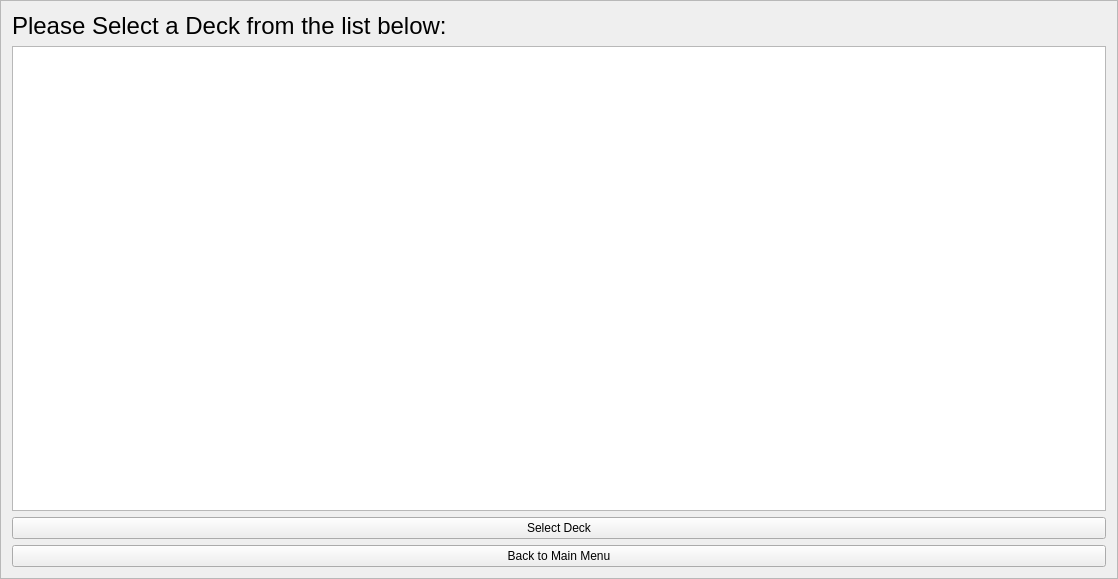
<?xml version="1.0" encoding="UTF-8"?>
<ui version="4.0">
 <class>loadDeckFrame</class>
 <widget class="QFrame" name="loadDeckFrame">
  <property name="geometry">
   <rect>
    <x>0</x>
    <y>0</y>
    <width>1118</width>
    <height>579</height>
   </rect>
  </property>
  <property name="windowTitle">
   <string>Frame</string>
  </property>
  <property name="frameShape">
   <enum>QFrame::StyledPanel</enum>
  </property>
  <property name="frameShadow">
   <enum>QFrame::Raised</enum>
  </property>
  <layout class="QVBoxLayout" name="verticalLayout">
   <item>
    <widget class="QLabel" name="label">
     <property name="font">
      <font>
       <pointsize>18</pointsize>
      </font>
     </property>
     <property name="text">
      <string>Please Select a Deck from the list below:</string>
     </property>
    </widget>
   </item>
   <item>
    <widget class="QListWidget" name="deckList"/>
   </item>
   <item>
    <widget class="QPushButton" name="displayDeckButton">
     <property name="text">
      <string>Select Deck</string>
     </property>
    </widget>
   </item>
   <item>
    <widget class="QPushButton" name="backButton">
     <property name="text">
      <string>Back to Main Menu</string>
     </property>
    </widget>
   </item>
  </layout>
 </widget>
 <resources/>
 <connections/>
</ui>
